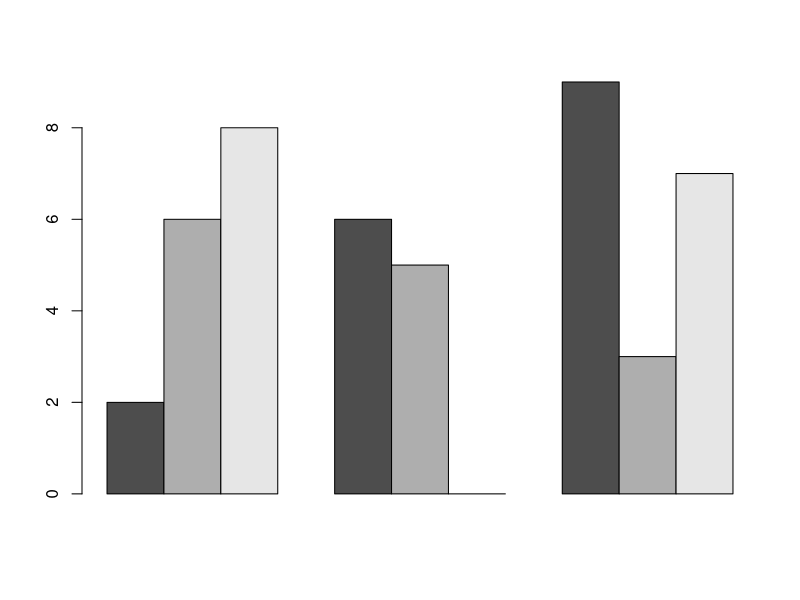

This figure's R source:
x1<-c(2, 6, 9)
x2<-c(6, 5, 3)
x3<-c(8, 0, 7)
x4<-c(1, 4, 9)
df<-data.frame(x1,x2,x3)
df
barplot(t(as.matrix(df)),beside=TRUE)